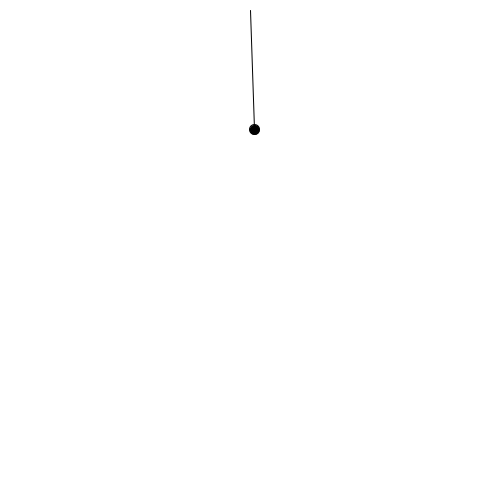
Frame 1 (no input)
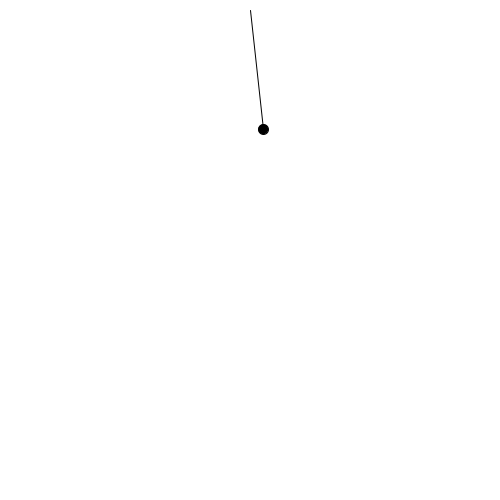
Frame 60 (the mouse pressed at the canvas centre just before this capture)
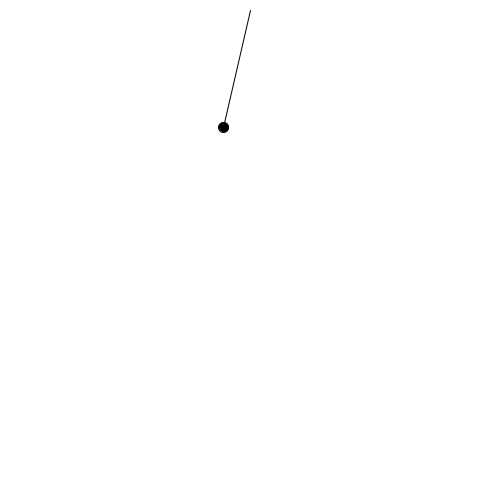
Frame 120 (the mouse held since frame 60 and released just before this capture)

The Processing sketch that drew these frames (run headless with seeded random() and noise(); from frame 60 on, the mouse is pressed at the canvas centre):

// Processing sketch: Day_043
// ── Day_043.pde
float angle = 0;
float lineLen = 120;
void setup() {
  size(500, 500);
}

void draw() {
  background(255);
  fill(0);

  translate(width / 2, 10);
  angle = radians(45) * sin(frameCount * 0.05);
  float posx = lineLen * sin(angle);
  float posy = lineLen * cos(angle);
  line(0, 0, posx, posy);

  circle(posx, posy, 10);
}
